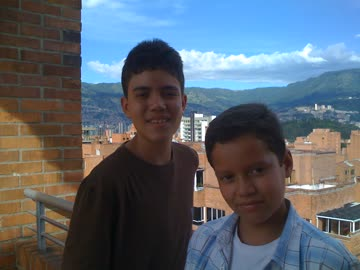
#> input picture 202/photo.jpg, 360 x 270 px
$ jupyter execute --allow-errors workshop-1.ipynb   (shell and % lines are left out)   (older library calls are emulated)
#> lines starting #> are read from the running program, lines starting #| are printed output that depends on the picture; long printed decimals are rounded
# Workshop 1
This workshop was realized by:
- David Plazas Escudero
- Andres Felipe Tamayo
- Juan Sebastián Cárdenas Rodríguez.

## Packages and Global Behavior

[cell 1]
import matplotlib
import matplotlib.pyplot as plt
import numpy as np
import os
import pandas as pd
import re
import scipy as sc

from PIL import Image
from matplotlib import cm, colors
from sklearn.covariance import ledoit_wolf, oas

eps = 1e-5
matplotlib.rcParams["figure.facecolor"] = "white"
matplotlib.rcParams["axes.facecolor"] = "white"
matplotlib.rcParams["savefig.facecolor"] = "white"

dir_fig = lambda x: "figs/" + x

## Exercise 4
In this cell, the multivariate normal data is generated. The number of points generated are given by the variable `n` and their parameters are given by `mu` and `sigma`.

[cell 2]
n = 10000
mu = np.array([0, 0])
sigma = np.array([[1, 0], [0, 1]])

# Data Generation
data = np.random.multivariate_normal(mu, sigma, size=n)

In this cell, different distances are defined. All the functions recieve a data set `data` and a center for which the distance will be calculated `mu`.

The different methods defined are
- `distance_r2` that is used in the slide 26, it was the only applicable to bivariate data.
- `distance_eucl` this is the usual euclidean distance.

Furthermore, a proxy `distance_p` was created. This proxy recieves a value `p` and returns the p-distance function, with 0 being the mahalanobis distance.

[cell 3]
def distance_r2(data, mu):
    distance = np.zeros(data.shape[0])
    for i in range(data.shape[0]):
        x = data[i, :]
        aux = np.power(x, 2) + np.power(mu, 2)
        if (np.abs(aux[0] - aux[1]) < eps):
            distance[i] = np.sqrt(np.power(x[0] - mu[0], 2) + np.power(x[1] - mu[1], 2))
        else:
            distance[i] = np.sqrt(aux[0]) + np.sqrt(aux[1])
    return distance

##########################
def distance_eucl(data, mu):
    diff = data - mu
    return np.sqrt(np.power(diff, 2).sum(-1))

##########################
def distance_p(p):
    def aux_distance(data, mu):
        diff = np.abs(data - mu)
        return np.power(np.power(diff, p).sum(-1), 1/p)
    def mahalanobis(data, mu, icov):
        diff = data - mu
        return np.sqrt((diff.dot(icov) * diff).sum(-1))
    if p == 0:
        return mahalanobis
    return aux_distance

In the next cell the outliers where removed, painted in red. This where done by calculating the distance of each point to their mean `mu` and removes the ones that are higher than the 90 percentile.

The distance function used is the `distance_r2`.

[cell 4]
# Distances and percentile
distances = distance_r2(data, mu)
perc_90 = np.percentile(distances, 90)

# Data separation
data_small = data[distances <= perc_90, :]
data_big = data[distances > perc_90, :]

# Plotting
plt.scatter(data_small[:, 0], data_small[:, 1], color='k', s=4)
plt.scatter(data_big[:, 0], data_big[:, 1], color='r', s=4)
plt.show()

## Exercise 5
In the next cell the functions defined for the algorithm k-means are displayed.

- `find_membership` is a function that finds the group that each data point belongs to, by some fixed centers given in the variable `prototypes`. This is useful to precisely update the centroids in the algorithm and further plot the clusters.
- `plot_clusters` is a function that plots the clusters for some given centroids and membership matrix.
- `k_means` is the main function, as it executes the k-means algorithms. To generalize even further this method recieves the distance function required to run, therefore allowing for different testing.

[cell 5]
def find_membership(data, dist, prototypes, args):
    k = prototypes.shape[0]
    u = np.zeros((k, data.shape[0]))
    distances = np.zeros((k, data.shape[0]))
    for j in range(k):
        distances[j, :] = dist(data, prototypes[j, :], *args)
    indexes_min = np.argmin(distances, axis=0)
    for j in range(u.shape[1]):
        u[:, j] = 0
        u[indexes_min[j], j] = 1

    return u

##########################
def plot_clusters(proto, memberships, data):
    color1 = plt.get_cmap('winter')
    color_norm = colors.Normalize(vmin=0, vmax=proto.shape[0] - 1)
    scalar_map = cm.ScalarMappable(norm=color_norm, cmap=color1)
    for j in range(proto.shape[0]):
        data_group = data[memberships[j, :] == 1, :]
        color = scalar_map.to_rgba(j)
        plt.scatter(data_group[:, 0], data_group[:, 1], color=color, s=4)
    plt.scatter(proto[:, 0], proto[:, 1], color='k', s=8)
    plt.show()

##########################
def k_means(data, k, dist, n_iter, args):
    # Random selection of k prototypes
    indexes = np.array(range(data.shape[0]))
    selection = np.random.choice(indexes, size=k, replace=False)
    prototypes = data[selection, :]

    for i in range(n_iter):
        # Find membership
        u = find_membership(data, dist, prototypes, args)

        # Update prototypes
        prototypes = np.divide(u.dot(data), np.reshape(u.sum(-1), (u.shape[0], 1)))

    return prototypes, find_membership(data, dist, prototypes, args)

In the next cell the previous multivariate normal distribution is partition by the k-means algorithm to show how it works.

[cell 6]
# Number of clusters
k = 8
proto, memberships = k_means(data, k, distance_eucl, 100, [])

# Plotting
plot_clusters(proto, memberships, data)

In the next cell, three different multivariate normal distribution samples are generated and mixed. This will be useful to test how efficient the k-means algorithm is.

[cell 7]
# Means
mu1, mu2, mu3 = np.array([0, 0]), np.array([1, 1]), np.array([10, 10])

# Covariances
cov1 = np.array([[3, 0], [0, 1]])
cov2 = np.array([[2, 0], [0, 3]])
cov3 = np.array([[1.1, 0], [0, 2.2]])

# Data
data1 = np.random.multivariate_normal(mu1, cov1, size=3000)
data2 = np.random.multivariate_normal(mu2, cov2, size=3000)
data3 = np.random.multivariate_normal(mu3, cov3, size=3000)

# Mixture
mixture = np.concatenate((data1, data2, data3))

### K-Means
In the next cell the k-means algorithm is executed for the mahalanobis norm and the $p$-norm for $p = 1, 2$.

[cell 8]
# Simulation for three different metrics
ps = [0, 1, 2]
protos, memberships = [], []
for p in ps:
    if p == 0:
        args = [np.linalg.inv(cov1)]
    else:
        args = []
    proto, memb = k_means(mixture, 3, distance_p(p), 100, args)
    protos.append(proto)
    memberships.append(memb)

#### Mahalanobis

[cell 9]
plot_clusters(protos[0], memberships[0], mixture)

For this cell, instead of using the covariance of the first data set the covariance was estimated by the usual methods and the mahalanobis distance was calculated using it.

[cell 10]
cov = np.cov(data.T)
args = [np.linalg.inv(cov)]
proto, memb = k_means(mixture, 3, distance_p(0), 100, args)

plot_clusters(proto, memb, mixture)

#### 1-norm

[cell 11]
plot_clusters(protos[1], memberships[1], mixture)

#### 2-norm

[cell 12]
plot_clusters(protos[2], memberships[2], mixture)

## Exercise 7
For this exercise, it is important to notice that a minimum kurtosis function is not currently implemented in python therefore it could not be tested. Furthermore, a translation to this language was not done due to lack of time. Therefore, the robust matrix will be tested with `kendall`.

In first place, the data of the portafolio is read.

#> (a cell that did not finish here is left out)

For the removal of outliers, a similar process to the first points is realized. This is done in order to compare precisely how the distances where affected by the given covariance.

[cell 14]
# [10 lines left out: function remove_outliers, not called in this run]

Therefore, three different covariance matrices where defined using the proposed methods in the exercise. The result for each of the outlier removals using the different covariances can be seen in the following graphs.

[cell 15]
# [7 lines left out: function corr_to_cov, not called in this run]

# Calculate each covariance
#> (the rest of this cell did not finish here and is left out)

#### Usual Covariance Estimation

#> (a cell that did not finish here is left out)

#### Ledoit Wolf Shrinkages

#> (a cell that did not finish here is left out)

#### Kendall Estimation

#> (a cell that did not finish here is left out)

## Exercise 8
In the following cell, the different binary distances can be seen and can be obtained by the function `binary_distances`. It is important to notice that
- `method = 0` is the Pearson distance.
- `method = 1` is the Jaccard distance
- `method = 2` is the Dice distance.

[cell 19]
# [23 lines left out: function binary_distances, not called in this run]

#> (a cell that did not finish here is left out)

Therefore, the more similar and dissimilar actives are

[cell 21]
indices_sorted = distances.argsort()

# The lowest distance
print("More similar to mean")
print(indices_sorted[:10])

# The biggest distances
print("\nMore dissimilar to the mean")
print(indices_sorted[-10:])

## Exercise 10
Base photo for the exercise.

[cell 22]
image = np.array(Image.open("photo.jpg").convert("L"))
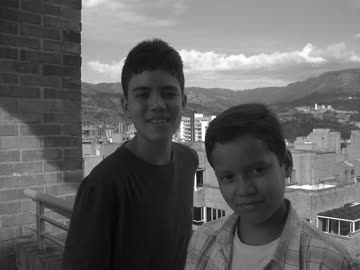
#> image: shape (270, 360); min 7, max 255, mean 98.4
plt.imshow(image, cmap='gray')
plt.show()

Function that constructs the succession.

[cell 23]
def succession(image, n):
    aux = np.zeros(image.shape)
    aux[:, :int(image.shape[1] / 2)] = image[:, :int(image.shape[1] / 2)] + 1000 / n
    aux[:, int(image.shape[1] / 2):] = image[:, int(image.shape[1] / 2):] + 500 * n ** 2 / (n**3 - n + 1)
    return aux

Showing the elements of the succession. The last element is the 1000-th element of the succession, as it is clearly seen that it is pretty similar to the real image.

[cell 24]
ns = list(range(1, 10)) + [1000]
_, axs = plt.subplots(int(len(ns) / 2), 2, figsize=(12, 20))
i = 0
j = 0
for n in ns:
    elem = succession(image, n)
    axs[i, j].imshow(elem, cmap='gray')
    if j != 0 and (j-1) % axs.shape[1] == 0:
        i += 1
        j = 0
    else:
        j += 1
#> this loop made 10 passes
#> pass 1, `elem = succession(image, n)`:
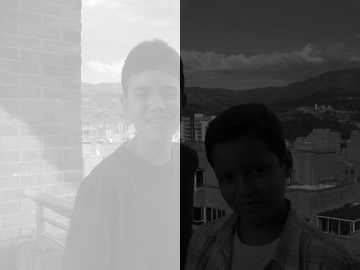
#> elem: shape (270, 360) float64; min 515, max 1241, mean 848.4; drawn with min black and max white
#> pass 3, `elem = succession(image, n)`:
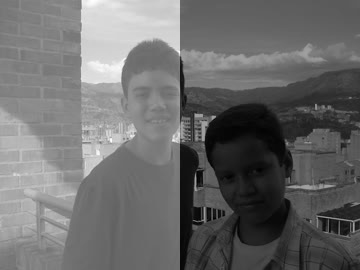
#> elem: shape (270, 360) float64; min 195, max 574.3, mean 355.1; drawn with min black and max white
#> after the loop, i = 5; j = 0

plt.show()
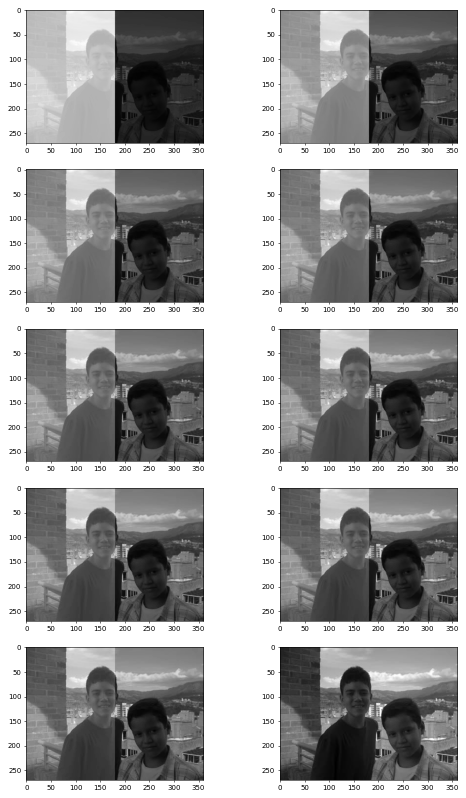
#> figure drawn by matplotlib, 10 panels

In this cell the image to a certain distance of the original image is given. For execution times and as normally matrix norms are quite large, the bound for this $n$ was considered to be large as well.

[cell 25]
n = 1
while True:
    image_n = succession(image, n)
    if np.linalg.norm(image - image_n, ord = -np.inf) < 100:
        break
    n += 1
#> after the loop, n = 2701

print("n such that the distance is less than 100:", n)
#| n such that the distance is less than 100: 2701
print("\n---Image---")
plt.imshow(image_n, cmap='gray')
plt.show()

## Exercise 11
For this exercise, a set of additional photos where chosen given in adjoint files.

In the next cell some functions to find an indicator of distance and to read all the images can be found.

[cell 26]
def distance(subject1, subject2, norm):
    distance = 0
    first = True
    for image in subject1:
        for image0 in subject2:
            aux = np.linalg.norm(image - image0, ord=norm)
            if first:
                distance = aux
                first = False
            elif aux < distance:
                distance = aux

    return distance

def all_remotes(pics, norm):
    distances = {}
    for key in pics:
        sum = 0
        count = 0
        for key0 in pics:
            if key == key0:
                continue
            sum += distance(pics[key], pics[key0], norm)
            count += 1
        distances[key] = sum / count
    return distances

def all_distances(pics, norm):
    distances = {}
    for key in pics:
        dists = {}
        for key0 in pics:
            if key == key0:
                continue
            dists[key0] = distance(pics[key], pics[key0], norm)
        distances[key] = list(dists.items())
    return distances

### Image Reading

[cell 27]
pics = {}
directory = "group-pictures"
name_regex = re.compile(r"[A-Za-z]+")
size = (200, 180)
for filename in os.listdir(directory):
    name = name_regex.match(filename).group(0)
    image = np.array(Image.open(os.path.join(directory, filename)).resize(size).convert("L"))
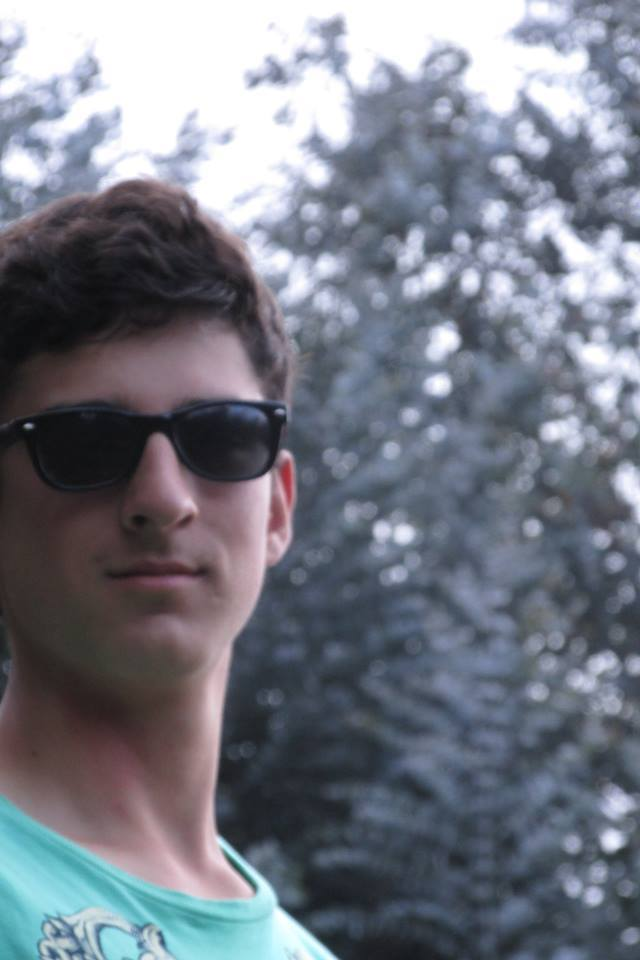
#> input picture 202/workshop-1/group-pictures/A2.jpg, 640 x 960 px, found by its file name
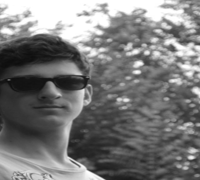
#> image: shape (180, 200); min 13, max 255, mean 121.5
    if name in pics:
        pics[name].append(image)
    else:
        pics[name] = [image]
#> pass 2 of the loop `for filename in os.listdir(directory):`:
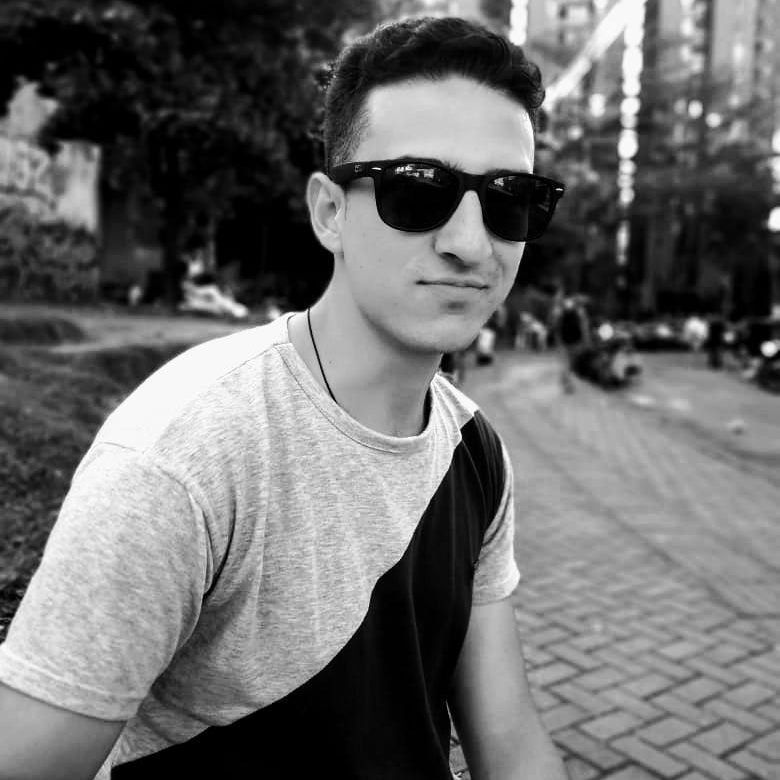
#> input picture 202/workshop-1/group-pictures/A4.jpg, 780 x 780 px, found by its file name
#> `image = np.array(Image.open(os.path.join(directory, filename)).resize(..`:
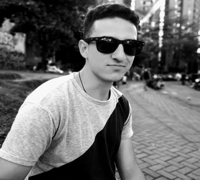
#> image: shape (180, 200); min 0, max 254, mean 108.7
#> pass 3 of the loop `for filename in os.listdir(directory):`:
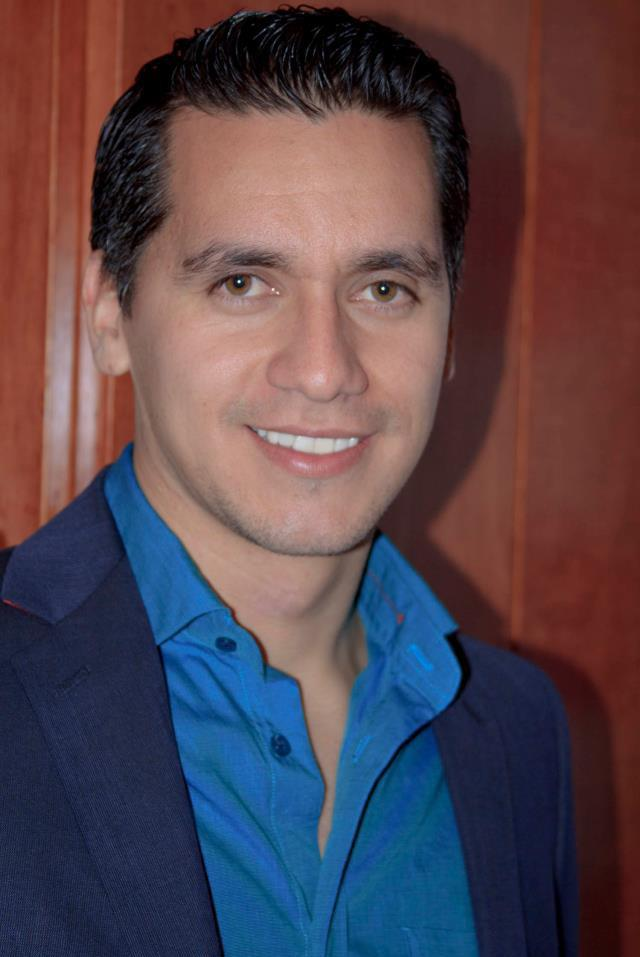
#> input picture 202/workshop-1/group-pictures/CL3.jpg, 640 x 957 px, found by its file name
#> `image = np.array(Image.open(os.path.join(directory, filename)).resize(..`:
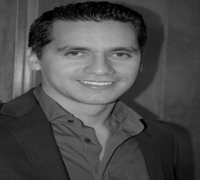
#> image: shape (180, 200); min 0, max 210, mean 76

### Norm-1

[cell 28]
remotes = list(all_remotes(pics, 1).items())
#> the loop in all_remotes, `for key in pics:` made 2 passes
#> key on passes 1 to 2: 'A', 'CL'
#> after the loop in all_remotes, `for key in pics:`: distances = {'A': 29746, 'CL': 28318}
#> remotes = [('A', 29746), ('CL', 28318)]
order = sorted(remotes, key=lambda x: x[1])
#> order = [('CL', 28318), ('A', 29746)]

# Output
print("The distance to all the group is", order[0][1])
#| The distance to all the group is 28318.0
print("\nThe mean of the group is given by")
plt.imshow(pics[order[0][0]][0], cmap = 'gray')
plt.show()

### Frobenius Norm

[cell 29]
remotes = list(all_remotes(pics, 'fro').items())
#> the loop in all_remotes (call 2), `for key in pics:` made 2 passes
#> remotes = [('A', 27157.5), ('CL', 27761.7)]
order = sorted(remotes, key=lambda x: x[1])
#> order = [('A', 27157.5), ('CL', 27761.7)]

# Output
print("The distance to all the group is", order[0][1])
#| The distance to all the group is 27157.529
print("\nThe mean of the group is given by")
plt.imshow(pics[order[0][0]][0], cmap = 'gray')
plt.show()

### Infinite Norm

[cell 30]
remotes = list(all_remotes(pics, np.inf).items())
#> remotes = [('A', 32842), ('CL', 31066)]
order = sorted(remotes, key=lambda x: x[1])
#> order = [('CL', 31066), ('A', 32842)]

# Output
print("The distance to all the group is", order[0][1])
#| The distance to all the group is 31066.0
print("\nThe mean of the group is given by")
plt.imshow(pics[order[0][0]][0], cmap = 'gray')
plt.show()

## Exercise 12
The function `image_radius` calculates the radius for a given person using the distances by the Frobenius norm.

[cell 31]
def images_radius(n, id1, distances):
    dists = sorted(distances[id1], key=lambda x: x[1])
    pics_near = dists[:n]
    return pics_near, pics_near[-1][-1]

[cell 32]
ditsts0 = all_distances(pics, 'fro')
#> the loop in all_distances, `for key in pics:` made 2 passes
#> key on passes 1 to 2: 'A', 'CL'
#> after the loop in all_distances, `for key in pics:`: distances = {'A': [('CL', 27157.5)], 'CL': [('A', 27761.7)]}
#> ditsts0 = {'A': [('CL', 27157.5)], 'CL': [('A', 27761.7)]}
center = "sbains"

# Find radius
for key in ditsts0:
    ditsts0[key] = sorted(ditsts0[key], key=lambda x: x[1])
#> this loop made 2 passes
#> key on passes 1 to 2: 'A', 'CL'
#> (the rest of this cell did not finish here and is left out)


# Output
print("For", center, "the elements at distance", radius, "are")
i = 1
for elem in elements:
    print(i, ".", elem[0])
    i += 1

## Exercise 13
A shrinkage was applied in order to better the condition number.

#> (a cell that did not finish here is left out)

The OAS method was applied to improve the condition number.

#> (a cell that did not finish here is left out)

## Exercise 14
Condition number for the hilbert matrix.

[cell 35]
ns = list(range(3, 101))
hilb = list(map(lambda n: sc.linalg.hilbert(n), ns))
#> hilb = 98 items

conds = list(map(lambda h: np.linalg.cond(h), hilb))
#> conds = 98 items, first 6: 524.1, 15513.7, 476607.3, 14951058.6, 475367356.7, 1.53e+10
plt.plot(ns, conds)
plt.show()
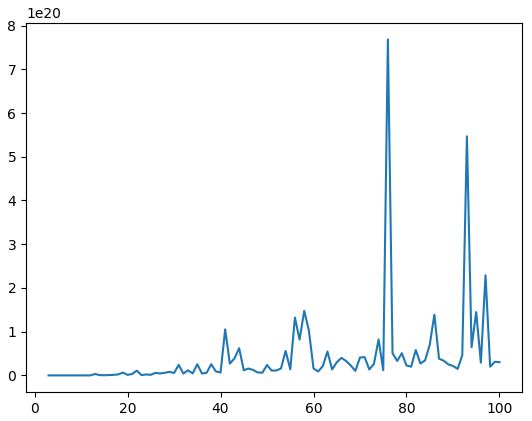
#> figure drawn by matplotlib, 1 panel; curve peaks at x = 76, y = 7.68e+20

Condition number for the hilbert matrix by a shrinkage.

[cell 36]
conds2 = list(map(lambda h: np.linalg.cond(ledoit_wolf(h)[0]), hilb))
#> conds2 = 98 values, max 241.3 at index 97, min 8.52 at index 1, mean 109.1
plt.plot(ns, conds2)
plt.show()
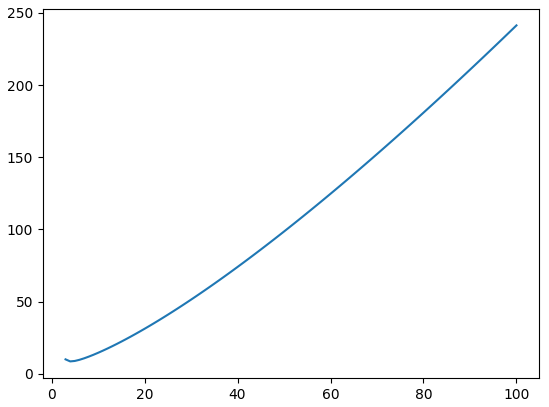
#> figure drawn by matplotlib, 1 panel; curve peaks at x = 100, y = 241.3

Determinant for the hilbert matrix.

[cell 37]
dets = list(map(lambda h: np.linalg.det(h), hilb))
#> dets = 98 values, max 0.000463 at index 0, min -2.39e-106 at index 11, mean 4.73e-06
plt.plot(ns, dets)
plt.show()
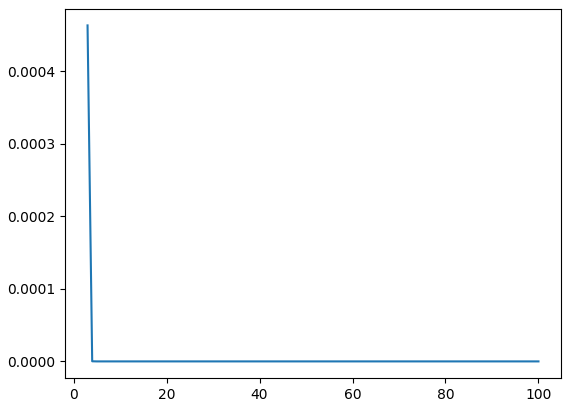
#> figure drawn by matplotlib, 1 panel; curve peaks at x = 3, y = 0.000463

Determinant for the hilbert matrix shrinked.

[cell 38]
dets = list(map(lambda h: np.linalg.det(ledoit_wolf(h)[0]), hilb))
#> dets = 98 values, max 4.9e-06 at index 0, min 0 at index 81, mean 5.06e-08
plt.plot(ns, dets)
plt.show()
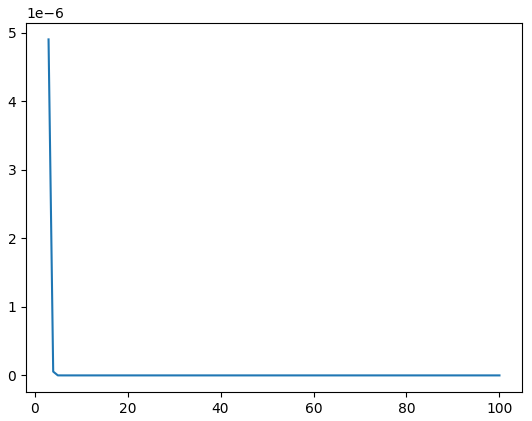
#> figure drawn by matplotlib, 1 panel; curve peaks at x = 3, y = 4.9e-06
